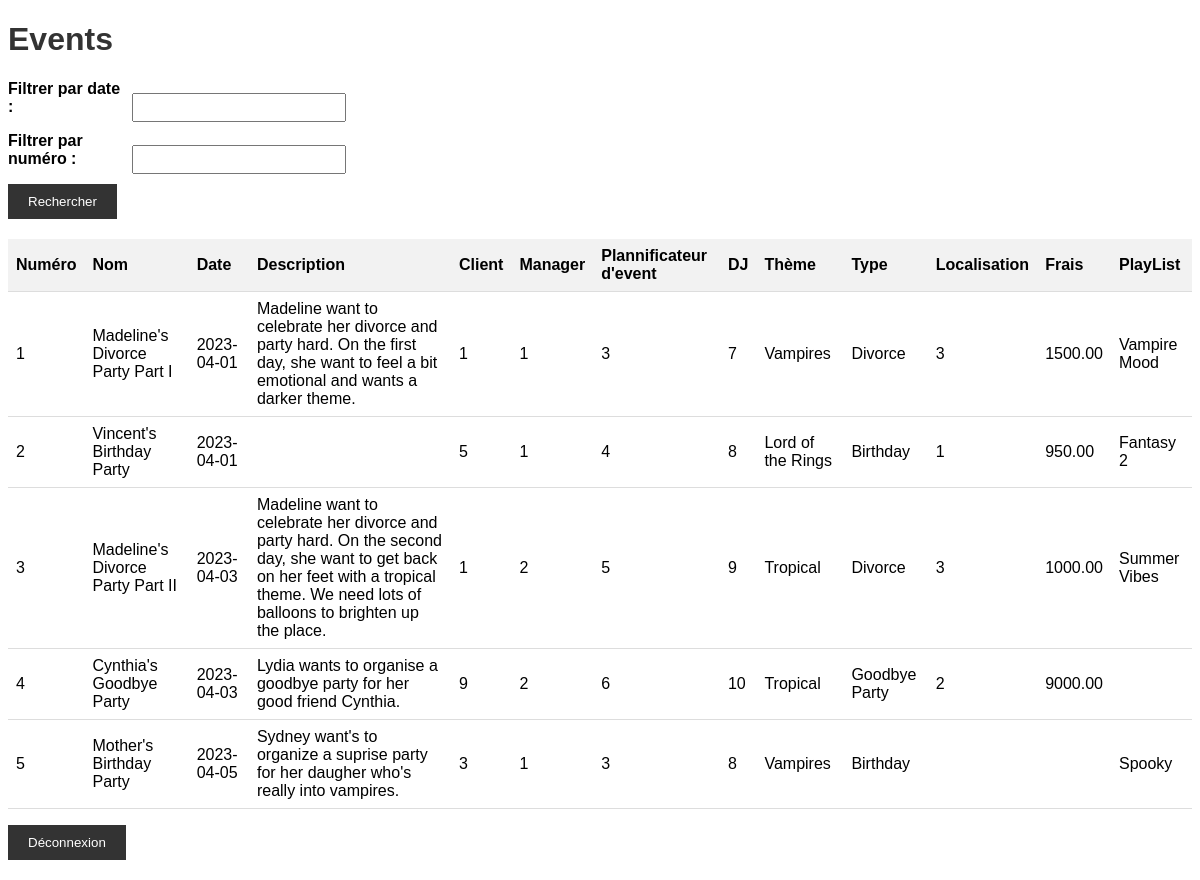
Before: /0.bdd/event.php (signed in) with the older database file.
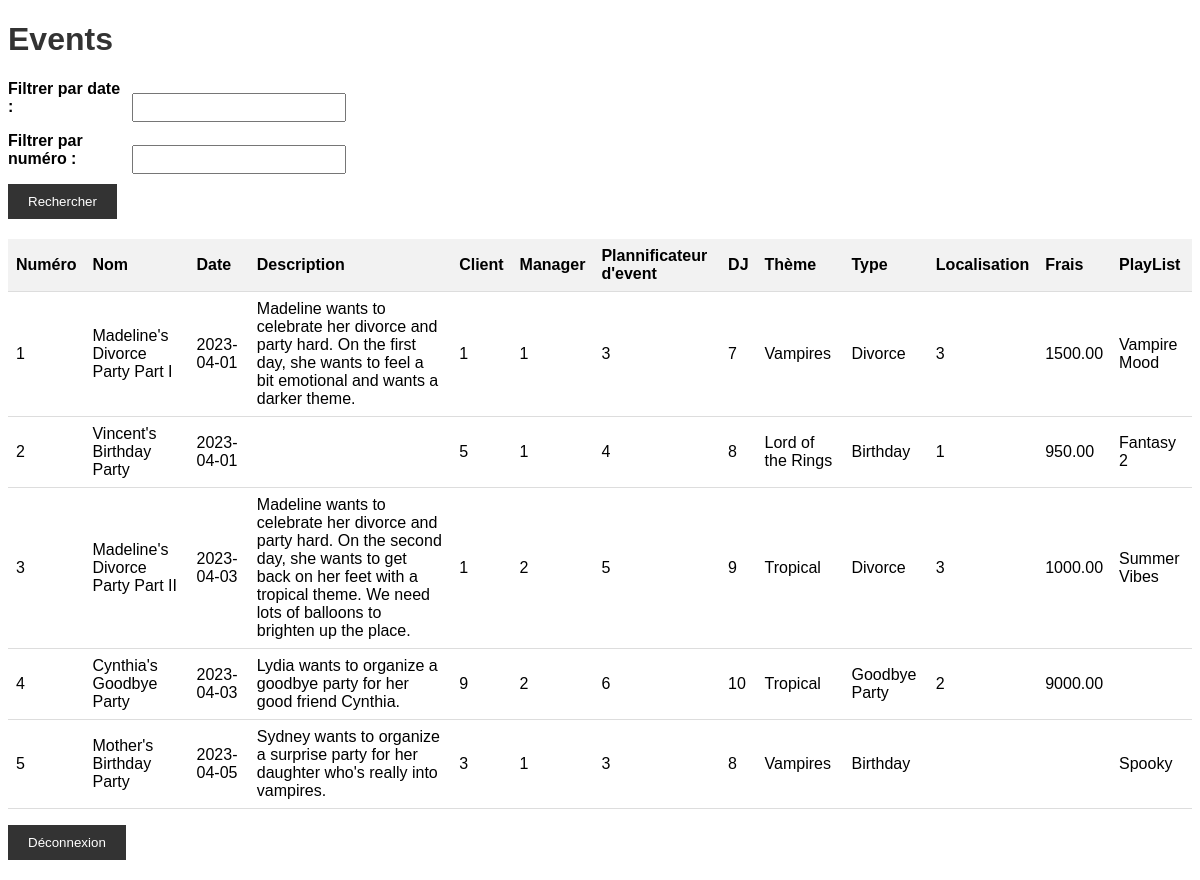
After: the same page with the newer database file.
### tables this page shows
CREATE TABLE IF NOT EXISTS EVENT (
    ID INT PRIMARY KEY,
    NAME VARCHAR(255),
    DATE DATE,
    DESCRIPTION VARCHAR(255),
    CLIENT INT,
    MANAGER INT,
    EVENT_PLANNER INT,
    DJ INT,
    THEME VARCHAR(255),
    TYPE VARCHAR(255),
    LOCATION INT,
    RENTAL_FEE DECIMAL(10, 2),
    PLAYLIST VARCHAR(255),
    FOREIGN KEY (CLIENT) REFERENCES CLIENT(CLIENT_NUMBER),
    FOREIGN KEY (MANAGER) REFERENCES MANAGER(ID),
    FOREIGN KEY (EVENT_PLANNER) REFERENCES EVENTPLANNER(ID),
    FOREIGN KEY (DJ) REFERENCES DJ(ID),
    FOREIGN KEY (THEME) REFERENCES THEME(NAME),
    FOREIGN KEY (LOCATION) REFERENCES LOCATION(ID) ON DELETE RESTRICT,
    FOREIGN KEY (PLAYLIST) REFERENCES PLAYLIST(NAME)
);

### www/0.bdd/event.php (the view, shortened to what this page needs)
<?php
$bdd = new PDO('mysql:host=ms8db;dbname=groupXX', 'groupXX', 'secret');
$date_filtrer = isset($_POST['date_filtrer']) ? $_POST['date_filtrer'] : '';
$numero_filtrer = isset($_POST['numero_filtrer']) ? $_POST['numero_filtrer'] : '';
$query = 'SELECT * FROM EVENT WHERE 1=1';
$parameters = array();
$stmt = $bdd->prepare($query);
$stmt->execute($parameters);
$events = $stmt->fetchAll(PDO::FETCH_ASSOC);
?>
<!DOCTYPE html>
<html>
    <head>
    </head>
    <body>
        <h1>Events</h1>
        <form method="post" action="event.php">
            <label for="date_filtrer">Filtrer par date :</label>
            <input type="text" name="date_filtrer" value="<?= $date_filtrer ?>">
            <br>
            <label for="numero_filtrer">Filtrer par numéro :</label>
            <input type="text" name="numero_filtrer" value="<?= $numero_filtrer ?>">
            <br>
            <input type="submit" value="Rechercher">
        </form>
        <table>
            <thead>
                <tr>
                    <th>Numéro</th>
                    <th>Nom</th>
                    <th>Date</th>
                    <th>Description</th>
                    <th>Client</th>
                    <th>Manager</th>
                    <th>Plannificateur d'event</th>
                    <th>DJ</th>
                    <th>Thème</th>
                    <th>Type</th>
                    <th>Localisation</th>
                    <th>Frais</th>
                    <th>PlayList</th>
                </tr>
            </thead>
            <tbody>
                <?php foreach ($events as $event): ?>
                    <tr>
                        <td><?= htmlentities($event['ID']) ?></td>
                        <td><?= htmlentities($event['NAME']) ?></td>
                        <td><?= htmlentities($event['DATE']) ?></td>
                        <td><?= htmlentities($event['DESCRIPTION']) ?></td>
                        <td><?= htmlentities($event['CLIENT']) ?></td>
                        <td><?= htmlentities($event['MANAGER']) ?></td>
                        <td><?= htmlentities($event['EVENT_PLANNER']) ?></td>
                        <td><?= htmlentities($event['DJ']) ?></td>
                        <td><?= htmlentities($event['THEME']) ?></td>
                        <td><?= htmlentities($event['TYPE']) ?></td>
                        <td><?= htmlentities($event['LOCATION']) ?></td>
                        <td><?= htmlentities($event['RENTAL_FEE']) ?></td>
                        <td><?= htmlentities($event['PLAYLIST']) ?></td>
                    </tr>
                <?php endforeach; ?>
            </tbody>
        </table>
        <form method="post" action="acces-bdd.php">
                <p>
                    <input type="submit" value="Déconnexion">
                </p>
            </form>
    </body>
</html>

### www/0.bdd/event.php (style rules this page uses)
body { font-family: Arial, sans-serif; }
h1 { color: #333; }
form { margin-bottom: 20px; }
label { display: inline-block; width: 120px; font-weight: bold; }
input[type="text"] { width: 200px; padding: 5px; margin-bottom: 10px; }
input[type="submit"] { padding: 10px 20px; background-color: #333; color: #fff; border: none; cursor: pointer; }
table { border-collapse: collapse; width: 100%; }
th, td { padding: 8px; text-align: left; border-bottom: 1px solid #ddd; }
th { background-color: #f2f2f2; }

Changed rows visible on the page:
changed event "Madeline's Divorce Party Part I": DESCRIPTION "Madeline want to celebrate her divorce and party hard. On the first day, she want to feel a bit emotional and wants a darker theme." → "Madeline wants to celebrate her divorce and party hard. On the first day, she wants to feel a bit emotional and wants a darker theme."
changed event "Madeline's Divorce Party Part II": DESCRIPTION "Madeline want to celebrate her divorce and party hard. On the second day, she want to get back on…" → "Madeline wants to celebrate her divorce and party hard. On the second day, she wants to get back on…"
changed event "Cynthia's Goodbye Party": DESCRIPTION "Lydia wants to organise a goodbye party for her good friend Cynthia." → "Lydia wants to organize a goodbye party for her good friend Cynthia."
changed event "Mother's Birthday Party": DESCRIPTION "Sydney want's to organize a suprise party for her daugher who's really into vampires." → "Sydney wants to organize a surprise party for her daughter who's really into vampires."
